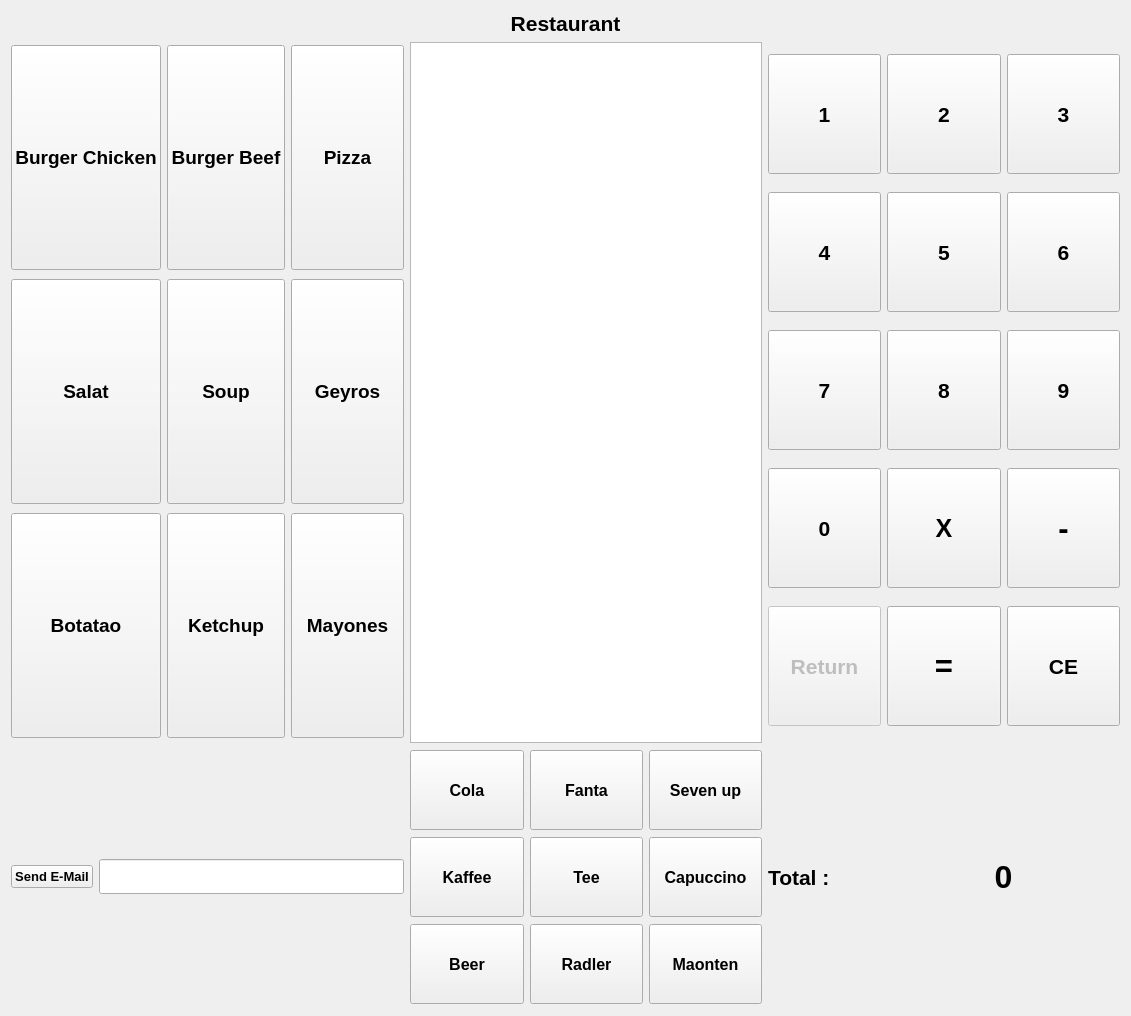
<?xml version="1.0" encoding="UTF-8"?>
<ui version="4.0">
 <class>Form</class>
 <widget class="QWidget" name="Form">
  <property name="geometry">
   <rect>
    <x>0</x>
    <y>0</y>
    <width>1131</width>
    <height>1016</height>
   </rect>
  </property>
  <property name="windowTitle">
   <string>Restaurant</string>
  </property>
  <layout class="QGridLayout" name="gridLayout">
   <item row="1" column="0">
    <layout class="QVBoxLayout" name="verticalLayout_5">
     <item>
      <widget class="QPushButton" name="btn_chicken">
       <property name="minimumSize">
        <size>
         <width>0</width>
         <height>225</height>
        </size>
       </property>
       <property name="font">
        <font>
         <pointsize>14</pointsize>
         <weight>75</weight>
         <bold>true</bold>
        </font>
       </property>
       <property name="text">
        <string>Burger Chicken</string>
       </property>
      </widget>
     </item>
     <item>
      <widget class="QPushButton" name="btn_salat">
       <property name="minimumSize">
        <size>
         <width>0</width>
         <height>225</height>
        </size>
       </property>
       <property name="font">
        <font>
         <pointsize>14</pointsize>
         <weight>75</weight>
         <bold>true</bold>
        </font>
       </property>
       <property name="text">
        <string>Salat</string>
       </property>
      </widget>
     </item>
     <item>
      <widget class="QPushButton" name="bt_botatao">
       <property name="minimumSize">
        <size>
         <width>0</width>
         <height>225</height>
        </size>
       </property>
       <property name="font">
        <font>
         <pointsize>14</pointsize>
         <weight>75</weight>
         <bold>true</bold>
        </font>
       </property>
       <property name="text">
        <string>Botatao</string>
       </property>
      </widget>
     </item>
    </layout>
   </item>
   <item row="1" column="1">
    <layout class="QVBoxLayout" name="verticalLayout_6">
     <item>
      <widget class="QPushButton" name="btn_beef">
       <property name="minimumSize">
        <size>
         <width>0</width>
         <height>225</height>
        </size>
       </property>
       <property name="font">
        <font>
         <pointsize>14</pointsize>
         <weight>75</weight>
         <bold>true</bold>
        </font>
       </property>
       <property name="text">
        <string>Burger Beef</string>
       </property>
      </widget>
     </item>
     <item>
      <widget class="QPushButton" name="btn_soup">
       <property name="minimumSize">
        <size>
         <width>0</width>
         <height>225</height>
        </size>
       </property>
       <property name="font">
        <font>
         <pointsize>14</pointsize>
         <weight>75</weight>
         <bold>true</bold>
        </font>
       </property>
       <property name="text">
        <string>Soup</string>
       </property>
      </widget>
     </item>
     <item>
      <widget class="QPushButton" name="btn_ketchup">
       <property name="minimumSize">
        <size>
         <width>0</width>
         <height>225</height>
        </size>
       </property>
       <property name="font">
        <font>
         <pointsize>14</pointsize>
         <weight>75</weight>
         <bold>true</bold>
        </font>
       </property>
       <property name="text">
        <string>Ketchup</string>
       </property>
      </widget>
     </item>
    </layout>
   </item>
   <item row="1" column="2">
    <layout class="QVBoxLayout" name="verticalLayout_7">
     <item>
      <widget class="QPushButton" name="btn_pizza">
       <property name="minimumSize">
        <size>
         <width>0</width>
         <height>225</height>
        </size>
       </property>
       <property name="font">
        <font>
         <pointsize>14</pointsize>
         <weight>75</weight>
         <bold>true</bold>
        </font>
       </property>
       <property name="text">
        <string>Pizza</string>
       </property>
      </widget>
     </item>
     <item>
      <widget class="QPushButton" name="btn_geyros">
       <property name="minimumSize">
        <size>
         <width>0</width>
         <height>225</height>
        </size>
       </property>
       <property name="font">
        <font>
         <pointsize>14</pointsize>
         <weight>75</weight>
         <bold>true</bold>
        </font>
       </property>
       <property name="text">
        <string>Geyros</string>
       </property>
      </widget>
     </item>
     <item>
      <widget class="QPushButton" name="btn_mayo">
       <property name="minimumSize">
        <size>
         <width>0</width>
         <height>225</height>
        </size>
       </property>
       <property name="font">
        <font>
         <pointsize>14</pointsize>
         <weight>75</weight>
         <bold>true</bold>
        </font>
       </property>
       <property name="text">
        <string>Mayones</string>
       </property>
      </widget>
     </item>
    </layout>
   </item>
   <item row="1" column="3" colspan="3">
    <widget class="QTextEdit" name="textfood">
     <property name="font">
      <font>
       <pointsize>24</pointsize>
       <weight>75</weight>
       <bold>true</bold>
      </font>
     </property>
     <property name="textInteractionFlags">
      <set>Qt::NoTextInteraction</set>
     </property>
    </widget>
   </item>
   <item row="1" column="6">
    <layout class="QVBoxLayout" name="verticalLayout_3">
     <item>
      <widget class="QPushButton" name="btn_1">
       <property name="minimumSize">
        <size>
         <width>0</width>
         <height>120</height>
        </size>
       </property>
       <property name="font">
        <font>
         <pointsize>16</pointsize>
         <weight>75</weight>
         <bold>true</bold>
        </font>
       </property>
       <property name="text">
        <string>1</string>
       </property>
       <property name="shortcut">
        <string>1</string>
       </property>
      </widget>
     </item>
     <item>
      <widget class="QPushButton" name="btn_4">
       <property name="minimumSize">
        <size>
         <width>0</width>
         <height>120</height>
        </size>
       </property>
       <property name="font">
        <font>
         <pointsize>16</pointsize>
         <weight>75</weight>
         <bold>true</bold>
        </font>
       </property>
       <property name="text">
        <string>4</string>
       </property>
       <property name="shortcut">
        <string>4</string>
       </property>
      </widget>
     </item>
     <item>
      <widget class="QPushButton" name="btn_7">
       <property name="minimumSize">
        <size>
         <width>0</width>
         <height>120</height>
        </size>
       </property>
       <property name="font">
        <font>
         <pointsize>16</pointsize>
         <weight>75</weight>
         <bold>true</bold>
        </font>
       </property>
       <property name="text">
        <string>7</string>
       </property>
       <property name="shortcut">
        <string>7</string>
       </property>
      </widget>
     </item>
     <item>
      <widget class="QPushButton" name="btn_0">
       <property name="minimumSize">
        <size>
         <width>0</width>
         <height>120</height>
        </size>
       </property>
       <property name="font">
        <font>
         <pointsize>16</pointsize>
         <weight>75</weight>
         <bold>true</bold>
        </font>
       </property>
       <property name="text">
        <string>0</string>
       </property>
       <property name="shortcut">
        <string>0</string>
       </property>
      </widget>
     </item>
     <item>
      <widget class="QPushButton" name="btn_return">
       <property name="enabled">
        <bool>false</bool>
       </property>
       <property name="minimumSize">
        <size>
         <width>0</width>
         <height>120</height>
        </size>
       </property>
       <property name="font">
        <font>
         <pointsize>16</pointsize>
         <weight>75</weight>
         <bold>true</bold>
        </font>
       </property>
       <property name="text">
        <string>Return</string>
       </property>
       <property name="shortcut">
        <string>R</string>
       </property>
       <property name="checkable">
        <bool>false</bool>
       </property>
      </widget>
     </item>
    </layout>
   </item>
   <item row="1" column="7">
    <layout class="QVBoxLayout" name="verticalLayout">
     <item>
      <widget class="QPushButton" name="btn_2">
       <property name="minimumSize">
        <size>
         <width>0</width>
         <height>120</height>
        </size>
       </property>
       <property name="font">
        <font>
         <pointsize>16</pointsize>
         <weight>75</weight>
         <bold>true</bold>
        </font>
       </property>
       <property name="text">
        <string>2</string>
       </property>
       <property name="shortcut">
        <string>2</string>
       </property>
      </widget>
     </item>
     <item>
      <widget class="QPushButton" name="btn_5">
       <property name="minimumSize">
        <size>
         <width>0</width>
         <height>120</height>
        </size>
       </property>
       <property name="font">
        <font>
         <pointsize>16</pointsize>
         <weight>75</weight>
         <bold>true</bold>
        </font>
       </property>
       <property name="text">
        <string>5</string>
       </property>
       <property name="shortcut">
        <string>5</string>
       </property>
      </widget>
     </item>
     <item>
      <widget class="QPushButton" name="btn_8">
       <property name="minimumSize">
        <size>
         <width>0</width>
         <height>120</height>
        </size>
       </property>
       <property name="font">
        <font>
         <pointsize>16</pointsize>
         <weight>75</weight>
         <bold>true</bold>
        </font>
       </property>
       <property name="text">
        <string>8</string>
       </property>
       <property name="shortcut">
        <string>8</string>
       </property>
      </widget>
     </item>
     <item>
      <widget class="QPushButton" name="btn_multi">
       <property name="minimumSize">
        <size>
         <width>0</width>
         <height>120</height>
        </size>
       </property>
       <property name="font">
        <font>
         <pointsize>19</pointsize>
         <weight>75</weight>
         <bold>true</bold>
        </font>
       </property>
       <property name="text">
        <string>X</string>
       </property>
       <property name="shortcut">
        <string>*</string>
       </property>
      </widget>
     </item>
     <item>
      <widget class="QPushButton" name="btn_equal">
       <property name="minimumSize">
        <size>
         <width>0</width>
         <height>120</height>
        </size>
       </property>
       <property name="font">
        <font>
         <pointsize>23</pointsize>
         <weight>75</weight>
         <bold>true</bold>
        </font>
       </property>
       <property name="text">
        <string>=</string>
       </property>
       <property name="shortcut">
        <string>Return</string>
       </property>
      </widget>
     </item>
    </layout>
   </item>
   <item row="1" column="8">
    <layout class="QVBoxLayout" name="verticalLayout_4">
     <item>
      <widget class="QPushButton" name="btn_3">
       <property name="minimumSize">
        <size>
         <width>0</width>
         <height>120</height>
        </size>
       </property>
       <property name="font">
        <font>
         <pointsize>16</pointsize>
         <weight>75</weight>
         <bold>true</bold>
        </font>
       </property>
       <property name="text">
        <string>3</string>
       </property>
       <property name="shortcut">
        <string>3</string>
       </property>
      </widget>
     </item>
     <item>
      <widget class="QPushButton" name="btn_6">
       <property name="minimumSize">
        <size>
         <width>0</width>
         <height>120</height>
        </size>
       </property>
       <property name="font">
        <font>
         <pointsize>16</pointsize>
         <weight>75</weight>
         <bold>true</bold>
        </font>
       </property>
       <property name="text">
        <string>6</string>
       </property>
       <property name="shortcut">
        <string>6</string>
       </property>
      </widget>
     </item>
     <item>
      <widget class="QPushButton" name="btn_9">
       <property name="minimumSize">
        <size>
         <width>0</width>
         <height>120</height>
        </size>
       </property>
       <property name="font">
        <font>
         <pointsize>16</pointsize>
         <weight>75</weight>
         <bold>true</bold>
        </font>
       </property>
       <property name="text">
        <string>9</string>
       </property>
       <property name="shortcut">
        <string>9</string>
       </property>
      </widget>
     </item>
     <item>
      <widget class="QPushButton" name="btn_minus">
       <property name="minimumSize">
        <size>
         <width>0</width>
         <height>120</height>
        </size>
       </property>
       <property name="font">
        <font>
         <pointsize>23</pointsize>
         <weight>75</weight>
         <bold>true</bold>
        </font>
       </property>
       <property name="text">
        <string>-</string>
       </property>
       <property name="shortcut">
        <string>-</string>
       </property>
      </widget>
     </item>
     <item>
      <widget class="QPushButton" name="btn_clear">
       <property name="minimumSize">
        <size>
         <width>0</width>
         <height>120</height>
        </size>
       </property>
       <property name="font">
        <font>
         <pointsize>16</pointsize>
         <weight>75</weight>
         <bold>true</bold>
        </font>
       </property>
       <property name="text">
        <string>CE</string>
       </property>
       <property name="shortcut">
        <string>Del</string>
       </property>
      </widget>
     </item>
    </layout>
   </item>
   <item row="2" column="0" colspan="3">
    <layout class="QHBoxLayout" name="horizontalLayout">
     <item>
      <widget class="QPushButton" name="btn_email">
       <property name="font">
        <font>
         <pointsize>10</pointsize>
         <weight>75</weight>
         <bold>true</bold>
        </font>
       </property>
       <property name="statusTip">
        <string/>
       </property>
       <property name="whatsThis">
        <string/>
       </property>
       <property name="accessibleName">
        <string/>
       </property>
       <property name="accessibleDescription">
        <string/>
       </property>
       <property name="text">
        <string>Send E-Mail</string>
       </property>
       <property name="checkable">
        <bool>false</bool>
       </property>
      </widget>
     </item>
     <item>
      <widget class="QLineEdit" name="line_email">
       <property name="minimumSize">
        <size>
         <width>0</width>
         <height>35</height>
        </size>
       </property>
       <property name="font">
        <font>
         <pointsize>12</pointsize>
        </font>
       </property>
      </widget>
     </item>
    </layout>
   </item>
   <item row="2" column="3">
    <layout class="QVBoxLayout" name="verticalLayout_8">
     <item>
      <widget class="QPushButton" name="btn_cola">
       <property name="minimumSize">
        <size>
         <width>0</width>
         <height>80</height>
        </size>
       </property>
       <property name="font">
        <font>
         <pointsize>12</pointsize>
         <weight>75</weight>
         <bold>true</bold>
        </font>
       </property>
       <property name="text">
        <string>Cola</string>
       </property>
      </widget>
     </item>
     <item>
      <widget class="QPushButton" name="btn_kaffee">
       <property name="minimumSize">
        <size>
         <width>0</width>
         <height>80</height>
        </size>
       </property>
       <property name="font">
        <font>
         <pointsize>12</pointsize>
         <weight>75</weight>
         <bold>true</bold>
        </font>
       </property>
       <property name="text">
        <string>Kaffee</string>
       </property>
      </widget>
     </item>
     <item>
      <widget class="QPushButton" name="btn_beer">
       <property name="minimumSize">
        <size>
         <width>0</width>
         <height>80</height>
        </size>
       </property>
       <property name="font">
        <font>
         <pointsize>12</pointsize>
         <weight>75</weight>
         <bold>true</bold>
        </font>
       </property>
       <property name="text">
        <string>Beer</string>
       </property>
      </widget>
     </item>
    </layout>
   </item>
   <item row="2" column="4">
    <layout class="QVBoxLayout" name="verticalLayout_10">
     <item>
      <widget class="QPushButton" name="btn_fanta">
       <property name="minimumSize">
        <size>
         <width>0</width>
         <height>80</height>
        </size>
       </property>
       <property name="font">
        <font>
         <pointsize>12</pointsize>
         <weight>75</weight>
         <bold>true</bold>
        </font>
       </property>
       <property name="text">
        <string>Fanta</string>
       </property>
      </widget>
     </item>
     <item>
      <widget class="QPushButton" name="btn_tee">
       <property name="minimumSize">
        <size>
         <width>0</width>
         <height>80</height>
        </size>
       </property>
       <property name="font">
        <font>
         <pointsize>12</pointsize>
         <weight>75</weight>
         <bold>true</bold>
        </font>
       </property>
       <property name="text">
        <string>Tee</string>
       </property>
      </widget>
     </item>
     <item>
      <widget class="QPushButton" name="btn_radler">
       <property name="minimumSize">
        <size>
         <width>0</width>
         <height>80</height>
        </size>
       </property>
       <property name="font">
        <font>
         <pointsize>12</pointsize>
         <weight>75</weight>
         <bold>true</bold>
        </font>
       </property>
       <property name="text">
        <string>Radler</string>
       </property>
      </widget>
     </item>
    </layout>
   </item>
   <item row="2" column="5">
    <layout class="QVBoxLayout" name="verticalLayout_9">
     <item>
      <widget class="QPushButton" name="btn_sevenup">
       <property name="minimumSize">
        <size>
         <width>0</width>
         <height>80</height>
        </size>
       </property>
       <property name="font">
        <font>
         <pointsize>12</pointsize>
         <weight>75</weight>
         <bold>true</bold>
        </font>
       </property>
       <property name="text">
        <string>Seven up</string>
       </property>
      </widget>
     </item>
     <item>
      <widget class="QPushButton" name="btn_capuccino">
       <property name="minimumSize">
        <size>
         <width>0</width>
         <height>80</height>
        </size>
       </property>
       <property name="font">
        <font>
         <pointsize>12</pointsize>
         <weight>75</weight>
         <bold>true</bold>
        </font>
       </property>
       <property name="text">
        <string>Capuccino</string>
       </property>
      </widget>
     </item>
     <item>
      <widget class="QPushButton" name="btn_maonten">
       <property name="minimumSize">
        <size>
         <width>0</width>
         <height>80</height>
        </size>
       </property>
       <property name="font">
        <font>
         <pointsize>12</pointsize>
         <weight>75</weight>
         <bold>true</bold>
        </font>
       </property>
       <property name="text">
        <string>Maonten</string>
       </property>
      </widget>
     </item>
    </layout>
   </item>
   <item row="0" column="0" colspan="9">
    <widget class="QLabel" name="label">
     <property name="maximumSize">
      <size>
       <width>16777215</width>
       <height>50</height>
      </size>
     </property>
     <property name="font">
      <font>
       <pointsize>16</pointsize>
       <weight>75</weight>
       <bold>true</bold>
      </font>
     </property>
     <property name="text">
      <string>Restaurant</string>
     </property>
     <property name="alignment">
      <set>Qt::AlignCenter</set>
     </property>
    </widget>
   </item>
   <item row="2" column="6">
    <widget class="QLabel" name="label_2">
     <property name="font">
      <font>
       <pointsize>16</pointsize>
       <weight>75</weight>
       <bold>true</bold>
      </font>
     </property>
     <property name="text">
      <string>Total : </string>
     </property>
    </widget>
   </item>
   <item row="2" column="7" colspan="2">
    <widget class="QLabel" name="label_total">
     <property name="enabled">
      <bool>true</bool>
     </property>
     <property name="minimumSize">
      <size>
       <width>197</width>
       <height>256</height>
      </size>
     </property>
     <property name="maximumSize">
      <size>
       <width>16777215</width>
       <height>256</height>
      </size>
     </property>
     <property name="font">
      <font>
       <pointsize>24</pointsize>
       <weight>75</weight>
       <bold>true</bold>
      </font>
     </property>
     <property name="text">
      <string>0</string>
     </property>
     <property name="alignment">
      <set>Qt::AlignCenter</set>
     </property>
    </widget>
   </item>
  </layout>
 </widget>
 <resources/>
 <connections/>
</ui>
